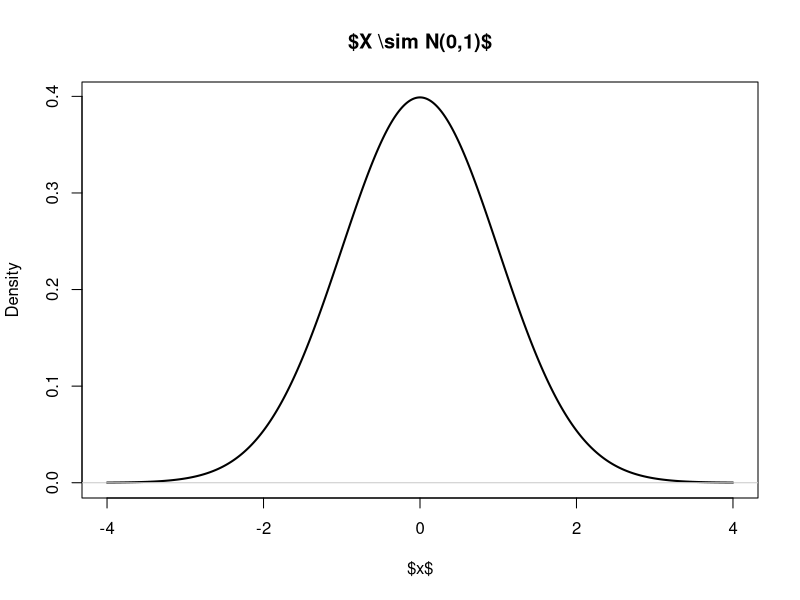
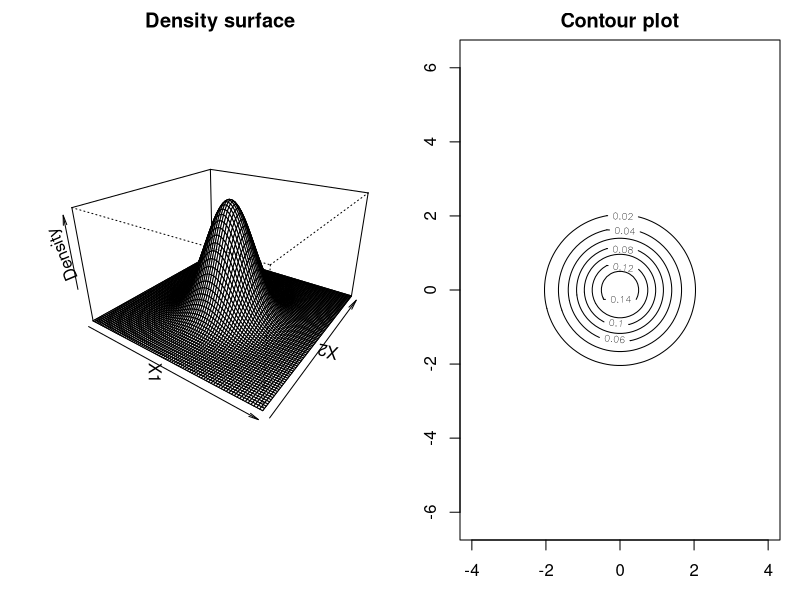

Here is the R script that generated these plots, in order:
## ---- chunk 1
#| include: false
knitr::opts_chunk$set(
  echo = FALSE,
  warning = FALSE,
  message = FALSE,
  fig.align = "center"
)
## ---- chunk 2
#| fig-width: 5.8
#| fig-height: 2.2
x <- seq(-4, 4, length.out = 600)
y <- dnorm(x)
plot(
  x, y,
  type = "l",
  lwd = 2,
  xlab = "$x$",
  ylab = "Density",
  main = "$X \\sim N(0,1)$"
)
abline(h = 0, col = "grey80")
## ---- chunk 3
#| fig-width: 8.2
#| fig-height: 3.3
x <- seq(-4, 4, length.out = 80)
y <- seq(-4, 4, length.out = 80)
z <- outer(x, y, function(a, b) dnorm(a) * dnorm(b))
old_par <- par(mfrow = c(1, 2), mar = c(3, 3, 2, 1))
persp(
  x, y, z,
  theta = 35,
  phi = 25,
  expand = 0.6,
  xlab = "X1",
  ylab = "X2",
  zlab = "Density",
  main = "Density surface"
)
contour(
  x, y, z,
  xlab = "X1",
  ylab = "X2",
  main = "Contour plot",
  asp = 1
)
par(old_par)
